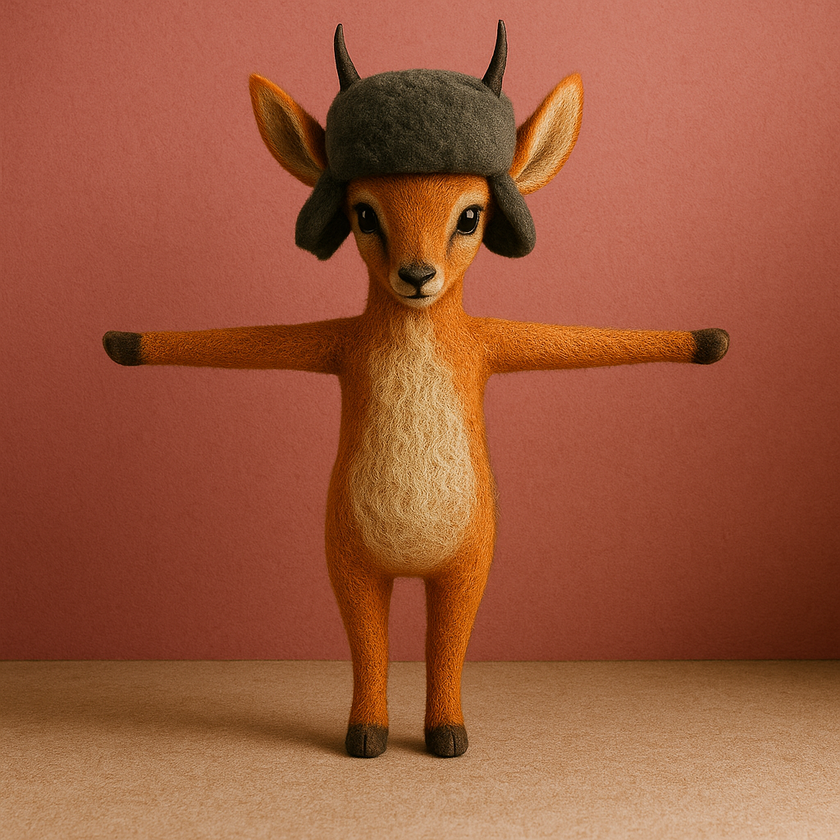
#> input picture assets/characters/Antelope/ChatGPT Image Oct 30, 2025, 02_59_20 PM.png, 840 x 840 px, shrunk from 1024 x 1024 before the run
$ python photo_flip.py '../assets/characters/Antelope/ChatGPT Image Oct 30, 2025, 02_59_20 PM.png'
#> lines starting #> are read from the running program, lines starting #| are printed output that depends on the picture
#!/usr/bin/env python3
"""
Photo Upload and Horizontal Flip Tool
Upload a photo and automatically flip it horizontally for download
"""

import os
import sys
import argparse
from pathlib import Path
from PIL import Image
import tempfile
import shutil

def flip_image_horizontally(input_path, output_path=None):
    """
    Flip an image horizontally and save it.

    Args:
        input_path (str): Path to the input image
        output_path (str, optional): Path to save the flipped image.
                                   If None, adds '_flipped' to filename

    Returns:
        str: Path to the saved flipped image
    """
    try:
        # Open the image
        with Image.open(input_path) as img:
            # Convert to RGB if necessary (handles RGBA, P mode, etc.)
#> img is the input picture: PIL image 840x840 RGB; mean R, G, B 156, 88.5, 60.4
            if img.mode != 'RGB':
                img = img.convert('RGB')

            # Flip horizontally
            flipped_img = img.transpose(Image.FLIP_LEFT_RIGHT)
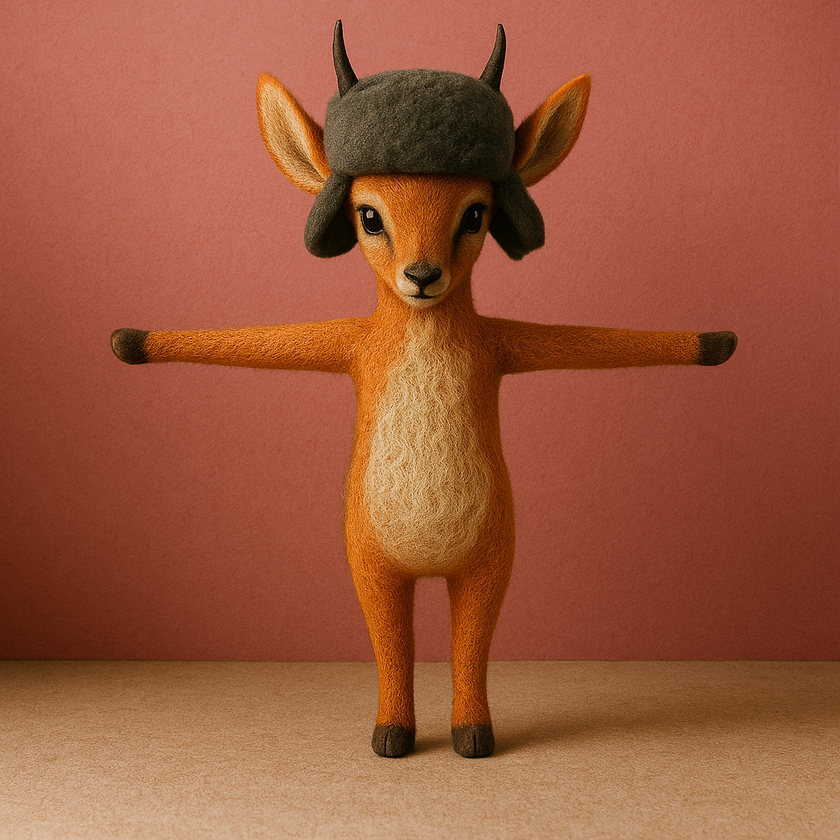
#> flipped_img: PIL image 840x840 RGB; mean R, G, B 156, 88.5, 60.4

            # Generate output path if not provided
            if output_path is None:
                input_file = Path(input_path)
                output_path = input_file.parent / f"{input_file.stem}_flipped{input_file.suffix}"

            # Save the flipped image
            flipped_img.save(output_path, quality=95)

            print(f"✅ Image flipped successfully!")
            print(f"📁 Original: {input_path}")
            print(f"📁 Flipped:  {output_path}")

            return str(output_path)

    except Exception as e:
        print(f"❌ Error processing image: {e}")
        return None

def main():
    parser = argparse.ArgumentParser(
        description="Upload a photo and automatically flip it horizontally for download"
    )
    parser.add_argument(
        "input_image",
        help="Path to the input image file"
    )
    parser.add_argument(
        "-o", "--output",
        help="Output path for the flipped image (optional)"
    )
    parser.add_argument(
        "--preview",
        action="store_true",
        help="Show image info before processing"
    )

    args = parser.parse_args()

    # Check if input file exists
    if not os.path.exists(args.input_image):
        print(f"❌ Error: Input file '{args.input_image}' not found")
        sys.exit(1)

    # Show preview if requested
    if args.preview:
        try:
            with Image.open(args.input_image) as img:
                print(f"📸 Image Preview:")
                print(f"   Size: {img.size[0]}x{img.size[1]} pixels")
                print(f"   Mode: {img.mode}")
                print(f"   Format: {img.format}")
        except Exception as e:
            print(f"❌ Error reading image: {e}")
            sys.exit(1)

    # Process the image
    output_path = flip_image_horizontally(args.input_image, args.output)

    if output_path:
        print(f"\n🎉 Success! Flipped image saved to: {output_path}")
    else:
        print(f"\n❌ Failed to process image")
        sys.exit(1)

if __name__ == "__main__":
    main()

$ run again, on assets/characters/Antelope/antelope_russian_45L.png
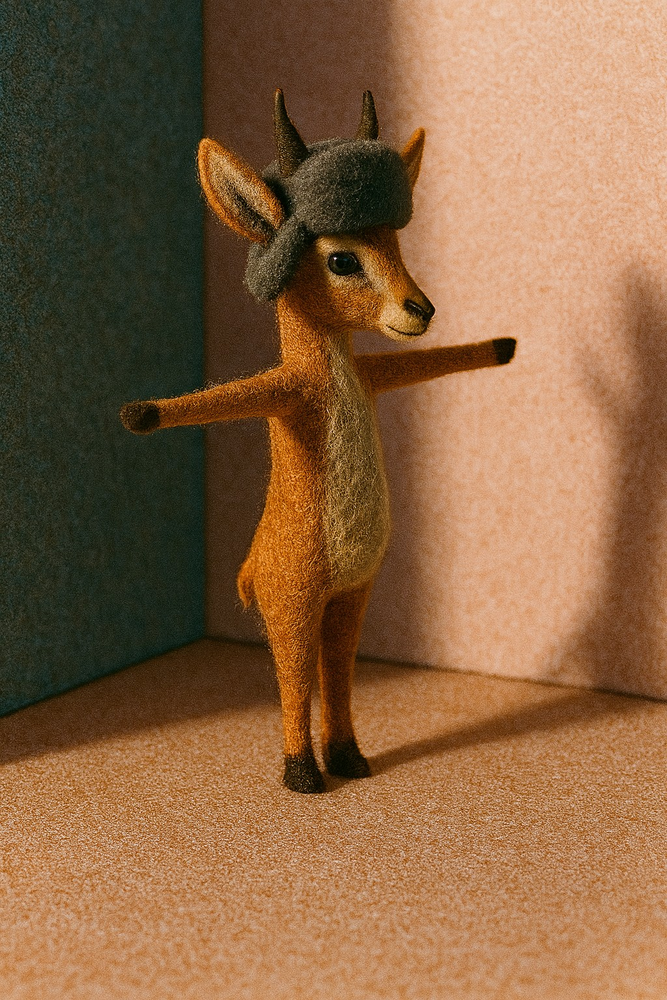
#> input picture assets/characters/Antelope/antelope_russian_45L.png, 667 x 1000 px, shrunk from 1024 x 1536 before the run
#> in flip_image_horizontally, img is the input picture: PIL image 667x1000 RGB; mean R, G, B 135.8, 99.6, 66.6
#> in flip_image_horizontally, `flipped_img = img.transpose(Image.FLIP_LEFT_RIGHT)`:
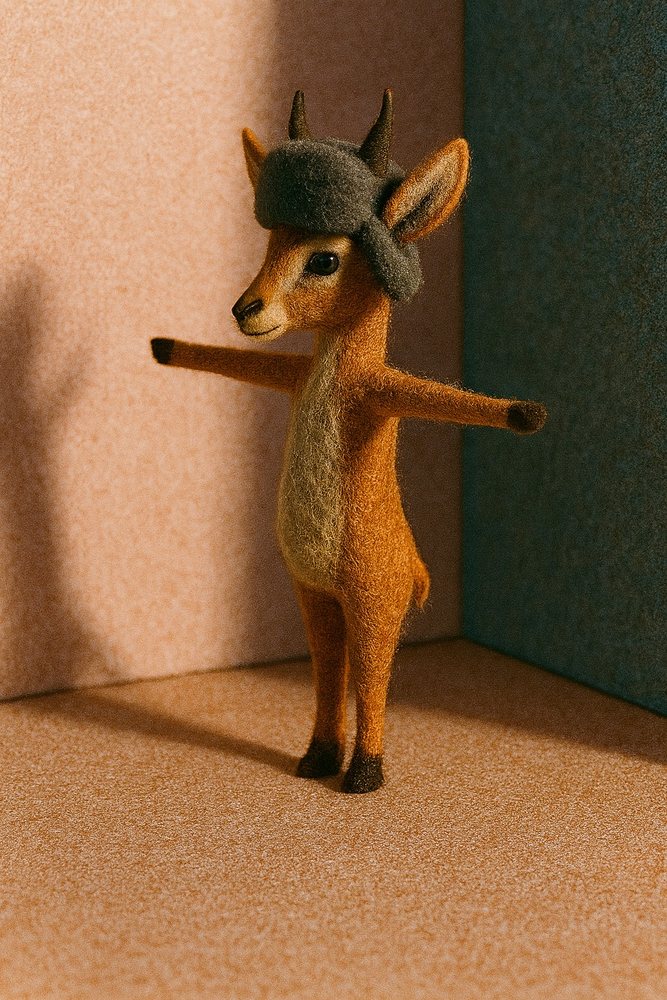
#> flipped_img: PIL image 667x1000 RGB; mean R, G, B 135.8, 99.6, 66.6

$ run again, on assets/characters/Antelope/antelope_russian_45R.png
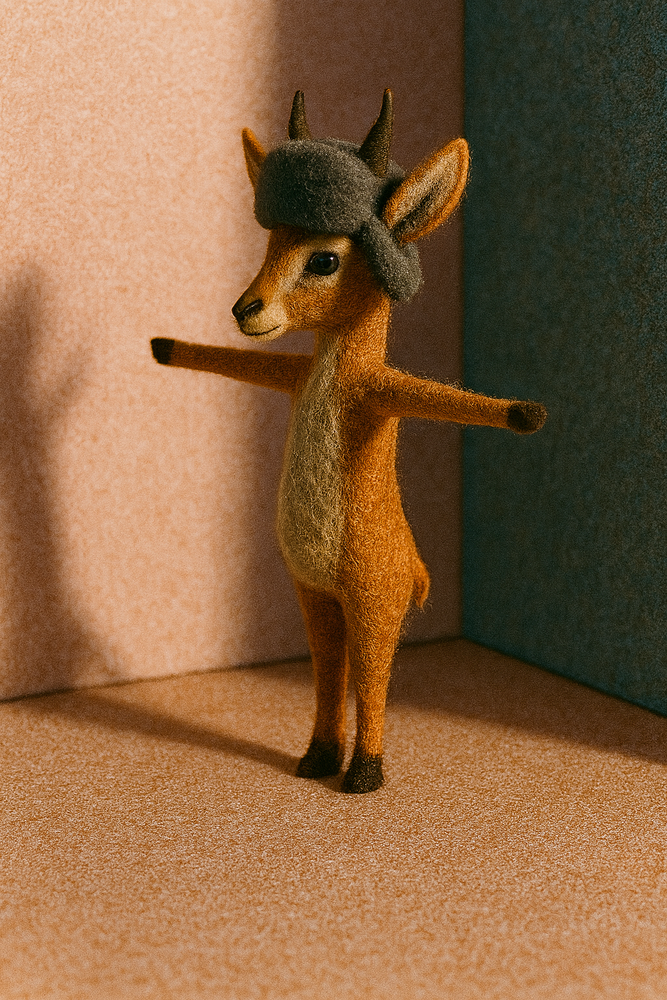
#> input picture assets/characters/Antelope/antelope_russian_45R.png, 667 x 1000 px, shrunk from 1024 x 1536 before the run
#> in flip_image_horizontally, img is the input picture: PIL image 667x1000 RGB; mean R, G, B 135.8, 99.6, 66
#> in flip_image_horizontally, `flipped_img = img.transpose(Image.FLIP_LEFT_RIGHT)`:
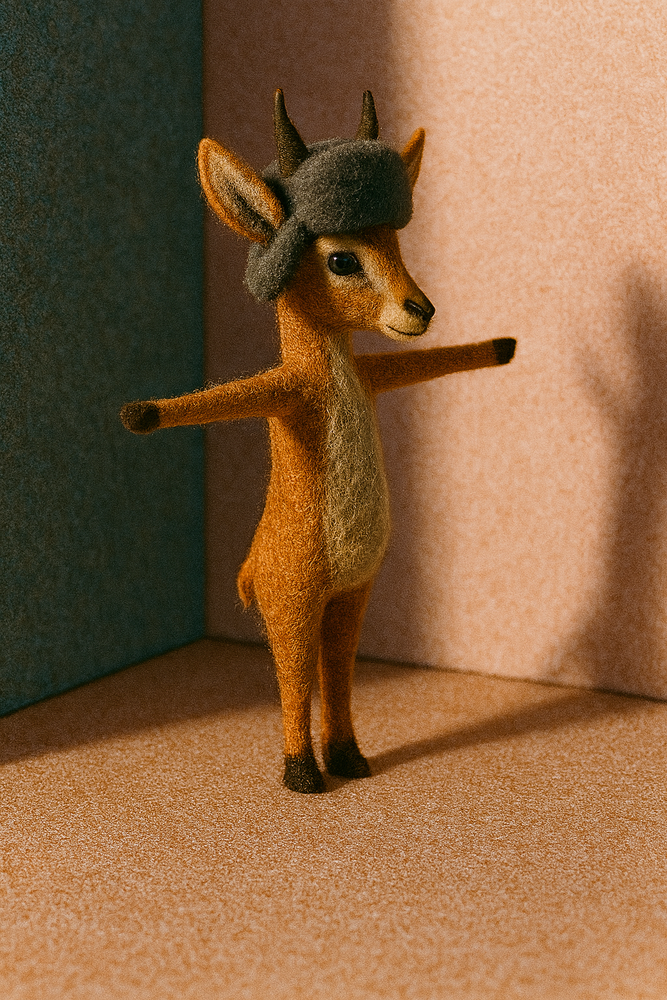
#> flipped_img: PIL image 667x1000 RGB; mean R, G, B 135.8, 99.6, 66
